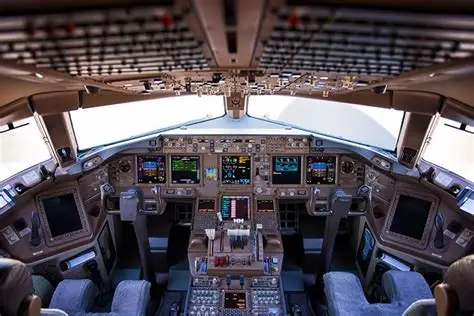
#> input picture CLASE842026/cabina_avior.jpg, 474 x 316 px
$ jupyter execute brillo.ipynb
#> lines starting #> are read from the running program, lines starting #| are printed output that depends on the picture
## BRILLO

[cell 1]
import cv2
import numpy as np
import matplotlib.pyplot as plt

def ajustar_brillo_eficiente(image, valor=0):
    return cv2.convertScaleAbs(image, alpha=1.0, beta=valor)


img = cv2.imread('cabina_avior.jpg')
#> img is the input picture: shape (316, 474, 3); mean B, G, R 87.4, 79.5, 86.2


bril = -65
img_fin = ajustar_brillo_eficiente(img, bril)
#> in ajustar_brillo_eficiente, `return cv2.convertScaleAbs(image, alpha=1.0, beta=valor)`:
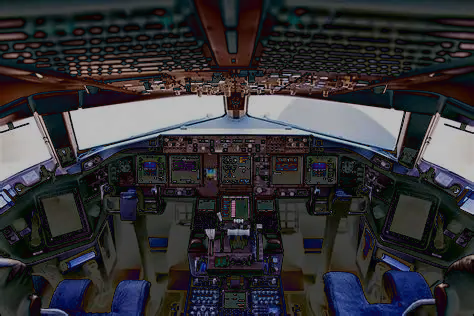
#> returned value: shape (316, 474, 3); mean of channels 0, 1, 2 54.3, 50.9, 51.8; drawn as B, G, R


plt.figure(figsize=(12, 6))

plt.subplot(1, 2, 1)
plt.imshow(cv2.cvtColor(img, cv2.COLOR_BGR2RGB))
plt.title('Imagen Base (Cabina Avior)')
plt.axis('off')

plt.subplot(1, 2, 2)
plt.imshow(cv2.cvtColor(img_fin, cv2.COLOR_BGR2RGB))
plt.title(f'Brillo Aumentado (+{bril})')
plt.axis('off')

plt.tight_layout()
plt.show()
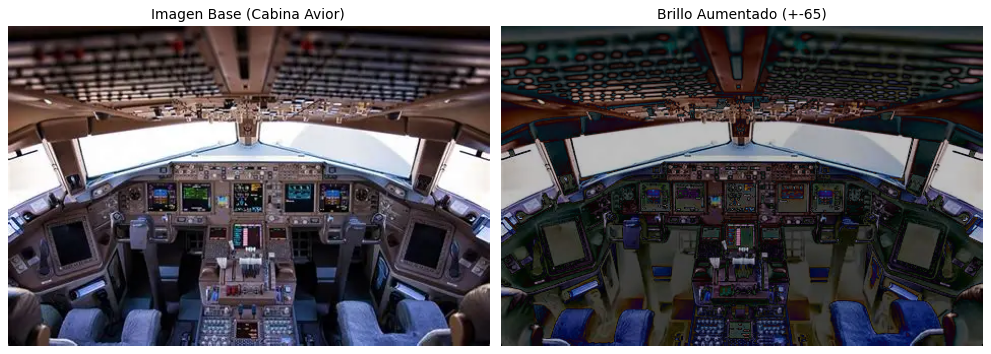
#> figure drawn by matplotlib, 2 panels
